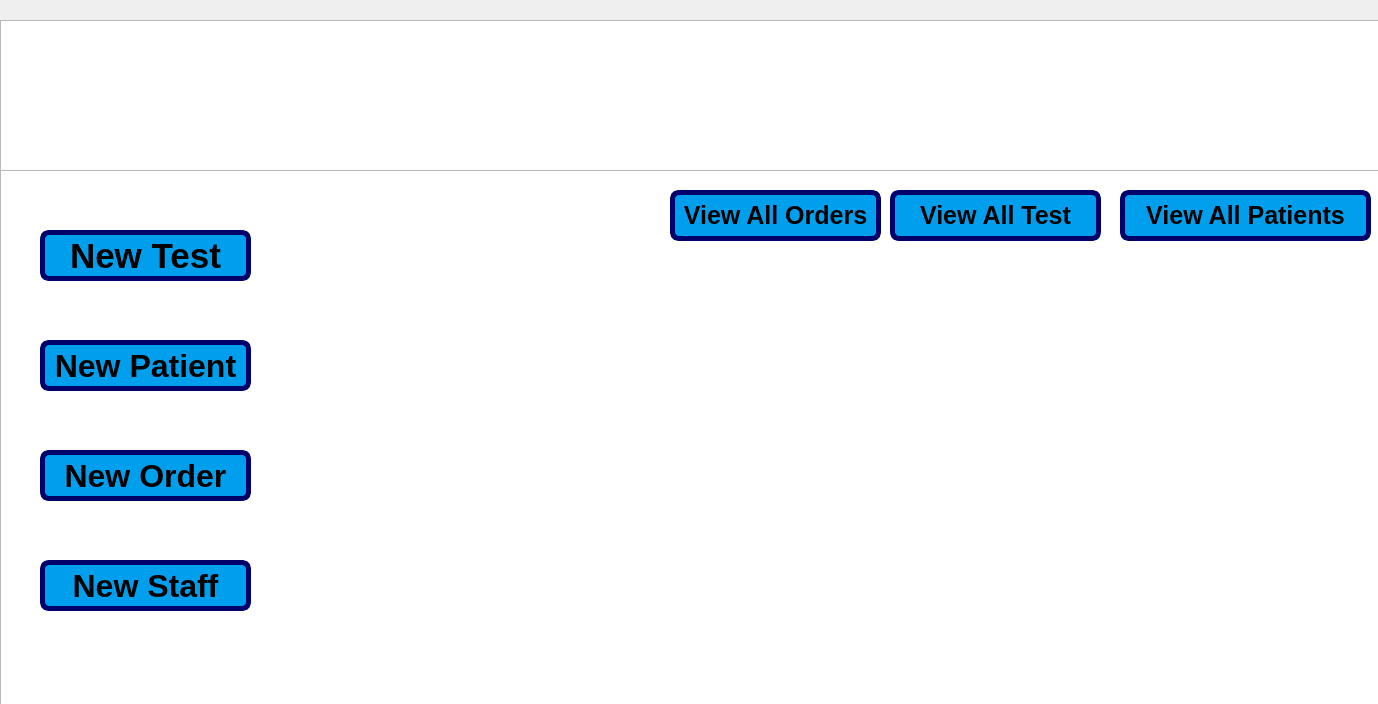
<?xml version="1.0" encoding="UTF-8"?>
<ui version="4.0">
 <class>Form</class>
 <widget class="QWidget" name="Form">
  <property name="geometry">
   <rect>
    <x>0</x>
    <y>0</y>
    <width>1378</width>
    <height>704</height>
   </rect>
  </property>
  <property name="windowTitle">
   <string>Form</string>
  </property>
  <property name="styleSheet">
   <string notr="true">QPushButton:hover{   background-color: rgb(255, 85, 0);}
QPushButton{
color: rgb(0, 0, 0);

border: 5px solid  rgb(0, 0, 106);
    border-radius: 9px;
    margin-top: 0.5em;
background-color: rgb(0, 159, 238);
}
    
</string>
  </property>
  <widget class="QGraphicsView" name="graphicsView">
   <property name="geometry">
    <rect>
     <x>0</x>
     <y>20</y>
     <width>1381</width>
     <height>701</height>
    </rect>
   </property>
   <property name="styleSheet">
    <string notr="true">background-image: url(:/new/prefix1/Banner 2.jpg);</string>
   </property>
  </widget>
  <widget class="QGraphicsView" name="graphicsView_5">
   <property name="geometry">
    <rect>
     <x>0</x>
     <y>20</y>
     <width>1381</width>
     <height>151</height>
    </rect>
   </property>
   <property name="autoFillBackground">
    <bool>true</bool>
   </property>
   <property name="styleSheet">
    <string notr="true">
background: rgba(255, 255, 255, 10), url(:/new/prefix1/download.jpg);
</string>
   </property>
   <property name="inputMethodHints">
    <set>Qt::ImhPreferUppercase</set>
   </property>
   <property name="backgroundBrush">
    <brush brushstyle="Dense5Pattern">
     <color alpha="255">
      <red>0</red>
      <green>0</green>
      <blue>0</blue>
     </color>
    </brush>
   </property>
  </widget>
  <widget class="QPushButton" name="pushButton">
   <property name="geometry">
    <rect>
     <x>40</x>
     <y>230</y>
     <width>211</width>
     <height>51</height>
    </rect>
   </property>
   <property name="font">
    <font>
     <pointsize>26</pointsize>
     <weight>75</weight>
     <bold>true</bold>
    </font>
   </property>
   <property name="styleSheet">
    <string notr="true"/>
   </property>
   <property name="text">
    <string>New Test</string>
   </property>
  </widget>
  <widget class="QPushButton" name="pushButton_2">
   <property name="geometry">
    <rect>
     <x>40</x>
     <y>340</y>
     <width>211</width>
     <height>51</height>
    </rect>
   </property>
   <property name="font">
    <font>
     <pointsize>24</pointsize>
     <weight>75</weight>
     <bold>true</bold>
    </font>
   </property>
   <property name="styleSheet">
    <string notr="true"/>
   </property>
   <property name="text">
    <string>New Patient</string>
   </property>
  </widget>
  <widget class="QPushButton" name="pushButton_3">
   <property name="geometry">
    <rect>
     <x>40</x>
     <y>450</y>
     <width>211</width>
     <height>51</height>
    </rect>
   </property>
   <property name="font">
    <font>
     <pointsize>24</pointsize>
     <weight>75</weight>
     <bold>true</bold>
    </font>
   </property>
   <property name="styleSheet">
    <string notr="true"/>
   </property>
   <property name="text">
    <string>New Order</string>
   </property>
  </widget>
  <widget class="QPushButton" name="pushButton_4">
   <property name="geometry">
    <rect>
     <x>40</x>
     <y>560</y>
     <width>211</width>
     <height>51</height>
    </rect>
   </property>
   <property name="font">
    <font>
     <pointsize>24</pointsize>
     <weight>75</weight>
     <bold>true</bold>
    </font>
   </property>
   <property name="styleSheet">
    <string notr="true"/>
   </property>
   <property name="text">
    <string>New Staff</string>
   </property>
  </widget>
  <widget class="QPushButton" name="pushButton_5">
   <property name="geometry">
    <rect>
     <x>1120</x>
     <y>190</y>
     <width>251</width>
     <height>51</height>
    </rect>
   </property>
   <property name="font">
    <font>
     <pointsize>19</pointsize>
     <weight>75</weight>
     <italic>false</italic>
     <bold>true</bold>
    </font>
   </property>
   <property name="text">
    <string>View All Patients</string>
   </property>
  </widget>
  <widget class="QPushButton" name="pushButton_6">
   <property name="geometry">
    <rect>
     <x>890</x>
     <y>190</y>
     <width>211</width>
     <height>51</height>
    </rect>
   </property>
   <property name="font">
    <font>
     <pointsize>19</pointsize>
     <weight>75</weight>
     <bold>true</bold>
    </font>
   </property>
   <property name="text">
    <string>View All Test</string>
   </property>
  </widget>
  <widget class="QPushButton" name="pushButton_7">
   <property name="geometry">
    <rect>
     <x>670</x>
     <y>190</y>
     <width>211</width>
     <height>51</height>
    </rect>
   </property>
   <property name="font">
    <font>
     <pointsize>19</pointsize>
     <weight>75</weight>
     <bold>true</bold>
    </font>
   </property>
   <property name="text">
    <string>View All Orders</string>
   </property>
  </widget>
 </widget>
 <resources/>
 <connections/>
</ui>
